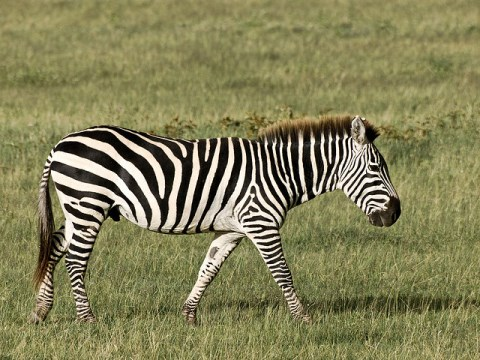
%> input picture images/zebra.jpg, 480 x 360 px
$ octave run_me.m   (GNU Octave 9; MATLAB toolbox functions it lacks are replaced by stand-ins)
%> lines starting %> are read from the running program, lines starting %| are printed output that depends on the picture
### makeLMfilters.m
function F=makeLMfilters
% Returns the LML filter bank of size 49x49x48 in F. To convolve an
% image I with the filter bank you can either use the matlab function
% conv2, i.e. responses(:,:,i)=conv2(I,F(:,:,i),'valid'), or use the
% Fourier transform.

  SUP=49;                 % Support of the largest filter (must be odd)
  SCALEX=sqrt(2).^[1:3];  % Sigma_{x} for the oriented filters
  %SCALEX=[1 sqrt(2) 2 2*sqrt(2)];
  NORIENT=6;              % Number of orientations

  NROTINV=12;
  NBAR=length(SCALEX)*NORIENT;
  NEDGE=length(SCALEX)*NORIENT;
  NF=NBAR+NEDGE+NROTINV;
  F=zeros(SUP,SUP,NF);
  hsup=(SUP-1)/2;
  [x,y]=meshgrid([-hsup:hsup],[hsup:-1:-hsup]);
  orgpts=[x(:) y(:)]';

  count=1;
  for scale=1:length(SCALEX),
    for orient=0:NORIENT-1,
      angle=pi*orient/NORIENT;  % Not 2pi as filters have symmetry
      c=cos(angle);s=sin(angle);
      rotpts=[c -s;s c]*orgpts;
      F(:,:,count)=makefilter(SCALEX(scale),0,1,rotpts,SUP);
      F(:,:,count+NEDGE)=makefilter(SCALEX(scale),0,2,rotpts,SUP);
      count=count+1;
    end;
  end;

  count=NBAR+NEDGE+1;
  SCALES=sqrt(2).^[1:4];
  for i=1:length(SCALES),
    F(:,:,count)=normalise(fspecial('gaussian',SUP,SCALES(i)));
    F(:,:,count+1)=normalise(fspecial('log',SUP,SCALES(i)));
    F(:,:,count+2)=normalise(fspecial('log',SUP,3*SCALES(i)));
    count=count+3;
  end;
return

% [19 lines left out: functions makefilter, gauss1d, not called in this run]

function f=normalise(f), f=f-mean(f(:)); f=f/sum(abs(f(:))); return

### segmentImg.m
function idx = segmentImg(I, k)
% function idx = segmentImage(img)
% Returns the logical image containing the segment ids obtained from
%   segmenting the input image
%
% INPUTS
% I - The input image contining textured foreground objects to be segmented
%     out.
% k - The number of segments to compute (also the k-means parameter).
%
% OUTPUTS
% idx - The logical image (same dimensions as the input image) contining
%       the segment ids after segmentation. The maximum value of idx is k.
%

    % 1. Create your bank of filters using the given alogrithm;
    % 2. Compute the filter responses by convolving your input image with
    %     each of the num_filters in the bank of filters F.
    %     responses(:,:,i)=conv2(I,F(:,:,i),'same')
    %     NOTE: we suggest to use 'same' instead of 'full' or 'valid'.
    % 3. Remember to take the absolute value of the filter responses (no
    %     negative values should be used).
    % 4. Construct a matrix X of the points to be clustered, where
    %     the rows of X = the total number of pixels in I (rows*cols); and
    %     the columns of X = num_filters;
    %     i.e. each pixel is transformed into a num_filters-dimensional
    %     vector.
    % 5. Run kmeans to cluster the pixel features into k clusters,
    %     returning a vector IDX of labels.
    % 6. Reshape IDX into an image with same dimensionality as I and return
    %     the reshaped index image.
    %


    %I = double(rgb2gray(fullim));
	%I=(:,:,1);
    F=makeLMfilters;
    [fht,fwd,num_filters] = size(F);

        %%%%%%%%%%%%%%%%%%%%%%%%%%%%%%%%%%%%%%%%%%%%%%%%%%%%%%%%%%%%%%%%%%%%%%%
        %                                                                     %
        %                            YOUR CODE HERE                           %
        %                                                                     %
        %%%%%%%%%%%%%%%%%%%%%%%%%%%%%%%%%%%%%%%%%%%%%%%%%%%%%%%%%%%%%%%%%%%%%%%

        %filter_responses=I;

		for i=1:num_filters
			filter_responses(:,:,i)=conv2(I(),F(:,:,i),'same');
		end
		 [ht,wd,n]=size(filter_responses);

		for a=1:ht
			for b=1:wd
				for c=1:n
					if filter_responses(a,b,c)<0
						filter_responses(a,b,c)=abs(filter_responses(a,b,c));
					end
				end
			end
		end


		X=reshape(filter_responses,ht*wd,n);

		[IDX, C] = kmeans(X, k);

		IDX=reshape(IDX,ht,wd);

		figure(2);
		imagesc(IDX);

		%init the fgs array to select the clusters you want to show
		fgs=[ 2 4 6 7];

		%original image
		actualI=imread('images/zebra.jpg');
		actualI=im2double(actualI);

		%new background
		newbg=imread('images/bg.jpg');
		newbg=im2double(newbg);

		newI=transferImg(fgs,IDX,actualI,newbg);

		figure(3);
		imshow(newI);
        %%%%%%%%%%%%%%%%%%%%%%%%%%%%%%%%%%%%%%%%%%%%%%%%%%%%%%%%%%%%%%%%%%%%%%%
        %                                                                     %
        %                            END YOUR CODE                            %
        %                                                                     %
        %%%%%%%%%%%%%%%%%%%%%%%%%%%%%%%%%%%%%%%%%%%%%%%%%%%%%%%%%%%%%%%%%%%%%%%
end


%Notes
%cheetah 5>1245

%for dog better image
% 6>12345

%gecko 5>123
%7>1345

### run_me.m

%This is the run file. Pls execute this.

%image to pick animal from
imname='images/zebra.jpg';
I=imread(imname);
%> I is the input picture: size 360x480x3 uint8; mean R, G, B 132, 128.9, 88.1
I=im2double(I);
%> I: size 360x480x3 double
figure(10);
imshow(I);

%no. of segments
k=7;
grayI=rgb2gray(I);
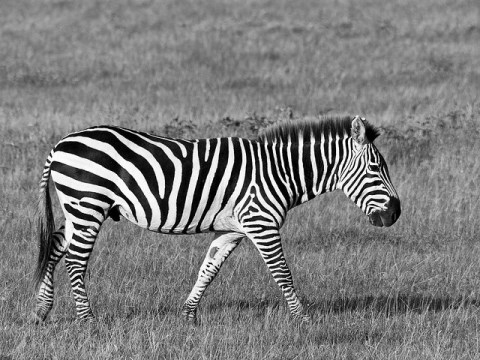
%> grayI: size 360x480 double; min 0, max 0.998, mean 0.491

segmentImg(grayI,k);
%> in segmentImg, `[ht,wd,n]=size(filter_responses);`: ht = 360; wd = 480; n = 48
%> (the run ends here)
